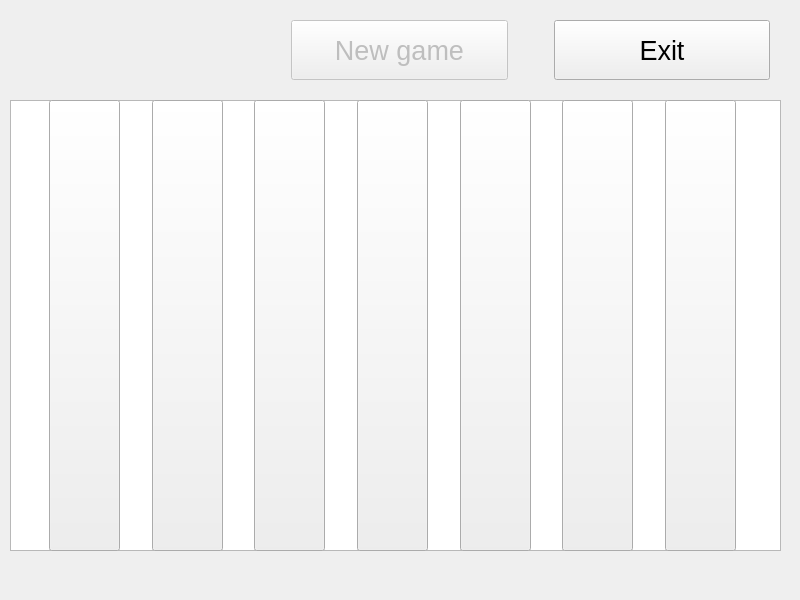
<?xml version="1.0" encoding="UTF-8"?>
<ui version="4.0">
 <class>BoardWindow</class>
 <widget class="QMainWindow" name="BoardWindow">
  <property name="geometry">
   <rect>
    <x>0</x>
    <y>0</y>
    <width>800</width>
    <height>600</height>
   </rect>
  </property>
  <property name="windowTitle">
   <string>BoardWindow</string>
  </property>
  <widget class="QWidget" name="centralwidget">
   <widget class="QGraphicsView" name="graphicsView">
    <property name="geometry">
     <rect>
      <x>10</x>
      <y>100</y>
      <width>771</width>
      <height>451</height>
     </rect>
    </property>
   </widget>
   <widget class="QWidget" name="horizontalLayoutWidget">
    <property name="geometry">
     <rect>
      <x>9</x>
      <y>99</y>
      <width>777</width>
      <height>453</height>
     </rect>
    </property>
    <layout class="QHBoxLayout" name="horizontalLayout">
     <item>
      <spacer name="horizontalSpacer_7">
       <property name="orientation">
        <enum>Qt::Horizontal</enum>
       </property>
       <property name="sizeType">
        <enum>QSizePolicy::Minimum</enum>
       </property>
       <property name="sizeHint" stdset="0">
        <size>
         <width>40</width>
         <height>20</height>
        </size>
       </property>
      </spacer>
     </item>
     <item>
      <widget class="QPushButton" name="column0Button">
       <property name="minimumSize">
        <size>
         <width>71</width>
         <height>451</height>
        </size>
       </property>
       <property name="text">
        <string/>
       </property>
      </widget>
     </item>
     <item>
      <spacer name="horizontalSpacer">
       <property name="orientation">
        <enum>Qt::Horizontal</enum>
       </property>
       <property name="sizeType">
        <enum>QSizePolicy::Expanding</enum>
       </property>
       <property name="sizeHint" stdset="0">
        <size>
         <width>30</width>
         <height>20</height>
        </size>
       </property>
      </spacer>
     </item>
     <item>
      <widget class="QPushButton" name="column1Button">
       <property name="minimumSize">
        <size>
         <width>71</width>
         <height>451</height>
        </size>
       </property>
       <property name="text">
        <string/>
       </property>
      </widget>
     </item>
     <item>
      <spacer name="horizontalSpacer_2">
       <property name="orientation">
        <enum>Qt::Horizontal</enum>
       </property>
       <property name="sizeType">
        <enum>QSizePolicy::Expanding</enum>
       </property>
       <property name="sizeHint" stdset="0">
        <size>
         <width>30</width>
         <height>20</height>
        </size>
       </property>
      </spacer>
     </item>
     <item>
      <widget class="QPushButton" name="column2Button">
       <property name="minimumSize">
        <size>
         <width>71</width>
         <height>451</height>
        </size>
       </property>
       <property name="text">
        <string/>
       </property>
      </widget>
     </item>
     <item>
      <spacer name="horizontalSpacer_3">
       <property name="orientation">
        <enum>Qt::Horizontal</enum>
       </property>
       <property name="sizeType">
        <enum>QSizePolicy::Expanding</enum>
       </property>
       <property name="sizeHint" stdset="0">
        <size>
         <width>30</width>
         <height>20</height>
        </size>
       </property>
      </spacer>
     </item>
     <item>
      <widget class="QPushButton" name="column3Button">
       <property name="minimumSize">
        <size>
         <width>71</width>
         <height>451</height>
        </size>
       </property>
       <property name="text">
        <string/>
       </property>
      </widget>
     </item>
     <item>
      <spacer name="horizontalSpacer_4">
       <property name="orientation">
        <enum>Qt::Horizontal</enum>
       </property>
       <property name="sizeType">
        <enum>QSizePolicy::Expanding</enum>
       </property>
       <property name="sizeHint" stdset="0">
        <size>
         <width>30</width>
         <height>20</height>
        </size>
       </property>
      </spacer>
     </item>
     <item>
      <widget class="QPushButton" name="column4Button">
       <property name="minimumSize">
        <size>
         <width>71</width>
         <height>451</height>
        </size>
       </property>
       <property name="text">
        <string/>
       </property>
      </widget>
     </item>
     <item>
      <spacer name="horizontalSpacer_5">
       <property name="orientation">
        <enum>Qt::Horizontal</enum>
       </property>
       <property name="sizeType">
        <enum>QSizePolicy::Expanding</enum>
       </property>
       <property name="sizeHint" stdset="0">
        <size>
         <width>30</width>
         <height>20</height>
        </size>
       </property>
      </spacer>
     </item>
     <item>
      <widget class="QPushButton" name="column5Button">
       <property name="minimumSize">
        <size>
         <width>71</width>
         <height>451</height>
        </size>
       </property>
       <property name="text">
        <string/>
       </property>
      </widget>
     </item>
     <item>
      <spacer name="horizontalSpacer_6">
       <property name="orientation">
        <enum>Qt::Horizontal</enum>
       </property>
       <property name="sizeType">
        <enum>QSizePolicy::Expanding</enum>
       </property>
       <property name="sizeHint" stdset="0">
        <size>
         <width>30</width>
         <height>20</height>
        </size>
       </property>
      </spacer>
     </item>
     <item>
      <widget class="QPushButton" name="column6Button">
       <property name="minimumSize">
        <size>
         <width>71</width>
         <height>451</height>
        </size>
       </property>
       <property name="text">
        <string/>
       </property>
      </widget>
     </item>
     <item>
      <spacer name="horizontalSpacer_8">
       <property name="orientation">
        <enum>Qt::Horizontal</enum>
       </property>
       <property name="sizeType">
        <enum>QSizePolicy::Minimum</enum>
       </property>
       <property name="sizeHint" stdset="0">
        <size>
         <width>50</width>
         <height>20</height>
        </size>
       </property>
      </spacer>
     </item>
    </layout>
   </widget>
   <widget class="QWidget" name="horizontalLayoutWidget_2">
    <property name="geometry">
     <rect>
      <x>19</x>
      <y>10</y>
      <width>761</width>
      <height>81</height>
     </rect>
    </property>
    <layout class="QHBoxLayout" name="horizontalLayout_2">
     <item>
      <spacer name="horizontalSpacer_12">
       <property name="orientation">
        <enum>Qt::Horizontal</enum>
       </property>
       <property name="sizeType">
        <enum>QSizePolicy::Fixed</enum>
       </property>
       <property name="sizeHint" stdset="0">
        <size>
         <width>10</width>
         <height>20</height>
        </size>
       </property>
      </spacer>
     </item>
     <item>
      <widget class="QLabel" name="resultLabel">
       <property name="minimumSize">
        <size>
         <width>200</width>
         <height>0</height>
        </size>
       </property>
       <property name="font">
        <font>
         <pointsize>20</pointsize>
        </font>
       </property>
       <property name="text">
        <string/>
       </property>
      </widget>
     </item>
     <item>
      <spacer name="horizontalSpacer_10">
       <property name="orientation">
        <enum>Qt::Horizontal</enum>
       </property>
       <property name="sizeType">
        <enum>QSizePolicy::Maximum</enum>
       </property>
       <property name="sizeHint" stdset="0">
        <size>
         <width>40</width>
         <height>20</height>
        </size>
       </property>
      </spacer>
     </item>
     <item>
      <widget class="QPushButton" name="newGameButton">
       <property name="enabled">
        <bool>false</bool>
       </property>
       <property name="minimumSize">
        <size>
         <width>0</width>
         <height>60</height>
        </size>
       </property>
       <property name="font">
        <font>
         <pointsize>20</pointsize>
        </font>
       </property>
       <property name="text">
        <string>New game</string>
       </property>
      </widget>
     </item>
     <item>
      <spacer name="horizontalSpacer_9">
       <property name="orientation">
        <enum>Qt::Horizontal</enum>
       </property>
       <property name="sizeType">
        <enum>QSizePolicy::Maximum</enum>
       </property>
       <property name="sizeHint" stdset="0">
        <size>
         <width>40</width>
         <height>20</height>
        </size>
       </property>
      </spacer>
     </item>
     <item>
      <widget class="QPushButton" name="exitButton">
       <property name="minimumSize">
        <size>
         <width>0</width>
         <height>60</height>
        </size>
       </property>
       <property name="font">
        <font>
         <pointsize>20</pointsize>
        </font>
       </property>
       <property name="text">
        <string>Exit</string>
       </property>
      </widget>
     </item>
     <item>
      <spacer name="horizontalSpacer_11">
       <property name="orientation">
        <enum>Qt::Horizontal</enum>
       </property>
       <property name="sizeType">
        <enum>QSizePolicy::Fixed</enum>
       </property>
       <property name="sizeHint" stdset="0">
        <size>
         <width>10</width>
         <height>20</height>
        </size>
       </property>
      </spacer>
     </item>
    </layout>
   </widget>
  </widget>
 </widget>
 <resources/>
 <connections/>
</ui>
